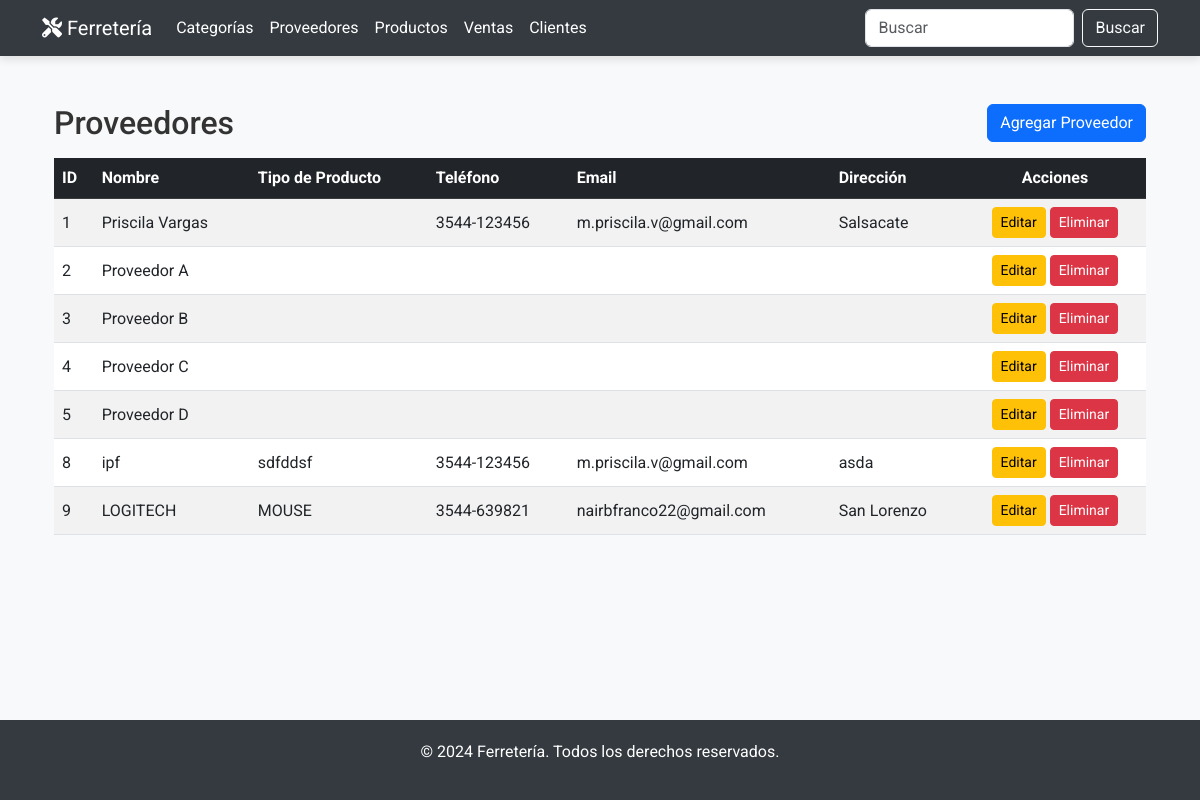
Page /proveedores/ on the earlier database version.
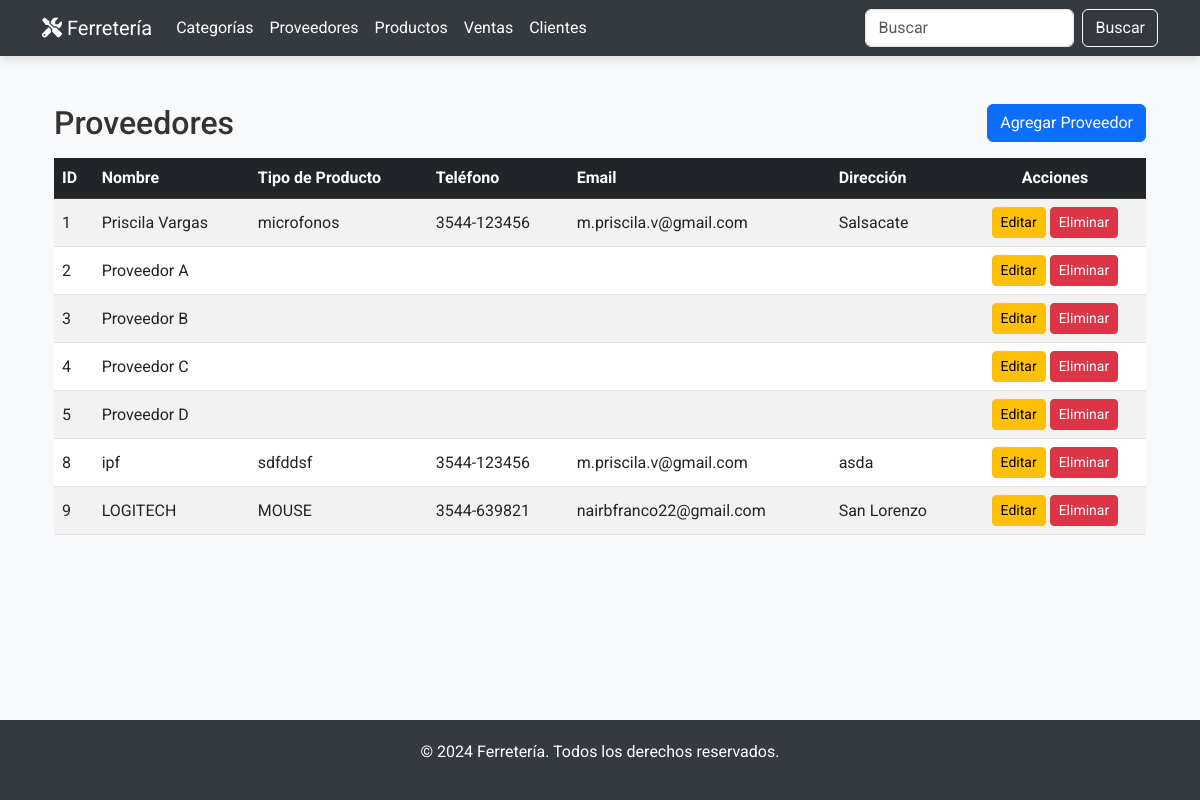
Same page on the later database version.
### miAplicacion/models.py (models this page shows, shortened)
class Proveedor(models.Model):
    nombre = models.CharField(max_length=100)
    tipo_producto = models.CharField(max_length=100, default='')
    telefono = models.CharField(max_length=15, default='')
    email = models.EmailField(default='', blank=True)
    direccion = models.CharField(max_length=200, default='', blank=True)

### miAplicacion/views.py (the view)
# urls.py: path('proveedores/', views.proveedor_list, name='proveedor_list'),
def proveedor_list(request):
    proveedores = Proveedor.objects.all()
    return render(request, 'proveedores/proveedor_list.html', {'proveedores': proveedores})

### miAplicacion/templates/proveedores/proveedor_list.html (shortened to what this page needs)
{% extends 'base.html' %}
{% block content %}
<div class="container my-5">
    <div class="d-flex justify-content-between align-items-center mb-3">
        <h2 class="mb-0">Proveedores</h2>
        <a href="{% url 'proveedor_create' %}" class="btn btn-primary">Agregar Proveedor</a>
    </div>
    <div class="table-responsive">
        <table class="table table-striped table-hover align-middle">
            <thead class="table-dark">
                <tr>
                    <th>ID</th>
                    <th>Nombre</th>
                    <th>Tipo de Producto</th>
                    <th>Teléfono</th>
                    <th>Email</th>
                    <th>Dirección</th>
                    <th class="text-center">Acciones</th>
                </tr>
            </thead>
            <tbody>
                {% for proveedor in proveedores %}
                <tr>
                    <td>{{ proveedor.id }}</td>
                    <td>{{ proveedor.nombre }}</td>
                    <td>{{ proveedor.tipo_producto }}</td>
                    <td>{{ proveedor.telefono }}</td>
                    <td>{{ proveedor.email }}</td>
                    <td>{{ proveedor.direccion }}</td>
                    <td class="text-center">
                        <a href="{% url 'proveedor_update' proveedor.id %}" class="btn btn-warning btn-sm">Editar</a>
                        <a href="{% url 'proveedor_delete' proveedor.id %}" class="btn btn-danger btn-sm">Eliminar</a>
                    </td>
                </tr>
                {% endfor %}
            </tbody>
        </table>
    </div>
</div>
{% endblock %}

Differences in the rows shown:
changed Proveedor "Priscila Vargas": tipo_producto (not shown) → "microfonos"
